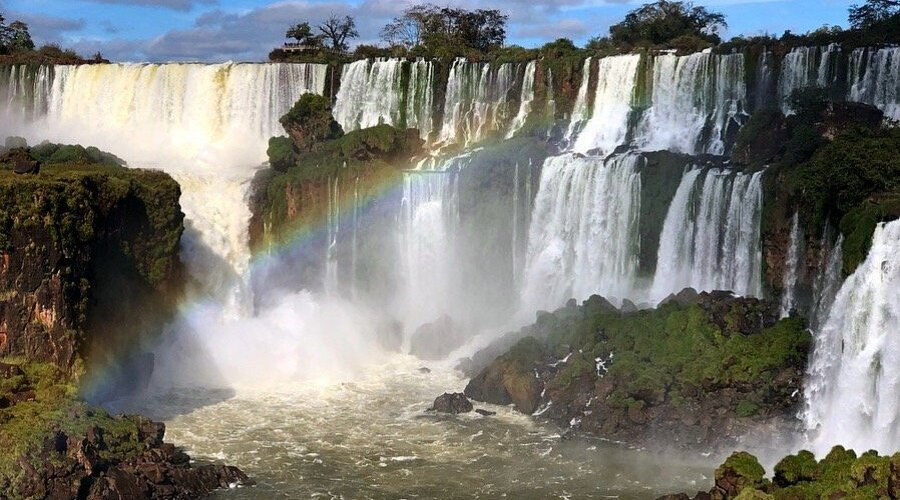
#> input picture cataratas.jpg, 900 x 500 px
$ python imagen6.py
#> lines starting #> are read from the running program, lines starting #| are printed output that depends on the picture
import cv2
import numpy as np

def intercambiar_superior(imgA, imgB):
    h, w, c = imgA.shape

    A = imgA.copy()
    B = imgB.copy()

    A[0:h//2] = imgB[0:h//2]
    B[0:h//2] = imgA[0:h//2]

    return A, B


imgA = cv2.imread("cataratas.jpg")
#> imgA is the input picture: shape (500, 900, 3); mean B, G, R 117.4, 122.8, 122.6
imgB = cv2.imread("lago_nahuel.jpg")
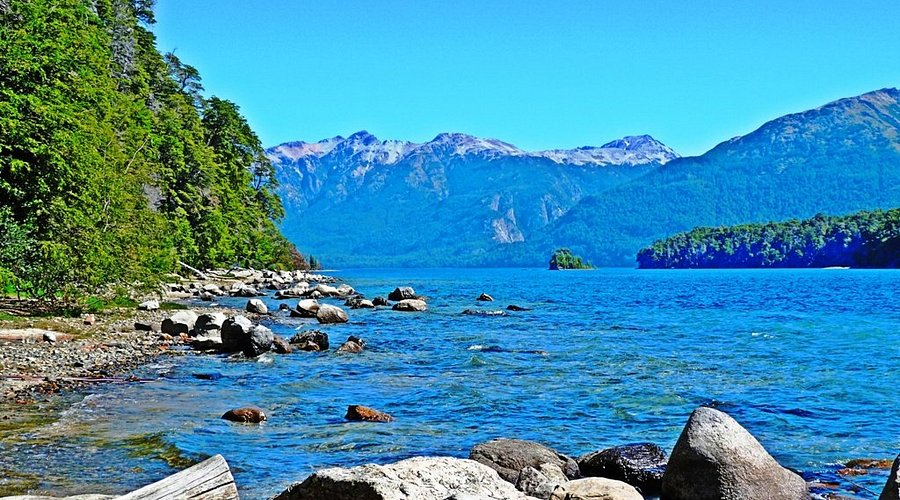
#> input picture lago_nahuel.jpg, 900 x 500 px
#> imgB is the input picture: shape (500, 900, 3); mean B, G, R 173, 142.4, 64.2
resA, resB = intercambiar_superior(imgA, imgB)
#> in intercambiar_superior, `A[0:h//2] = imgB[0:h//2]`:
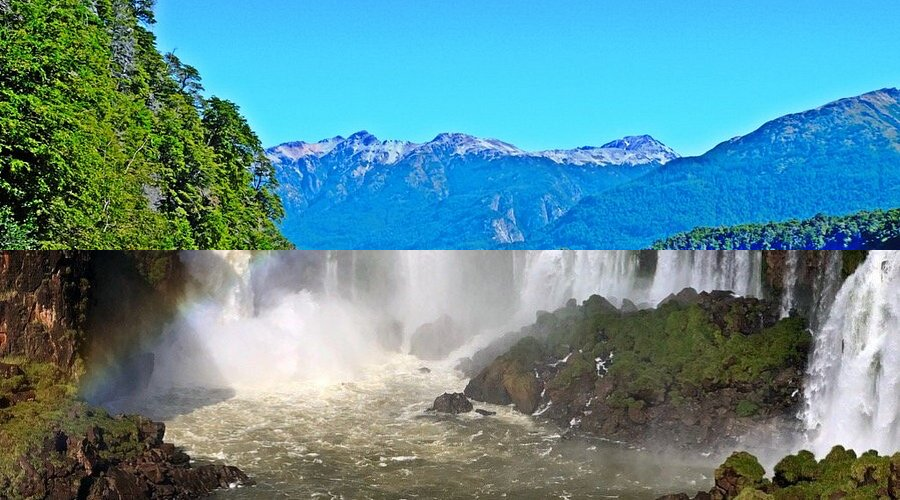
#> A: shape (500, 900, 3); mean B, G, R 148.3, 140.3, 93.7
#> in intercambiar_superior, `B[0:h//2] = imgA[0:h//2]`:
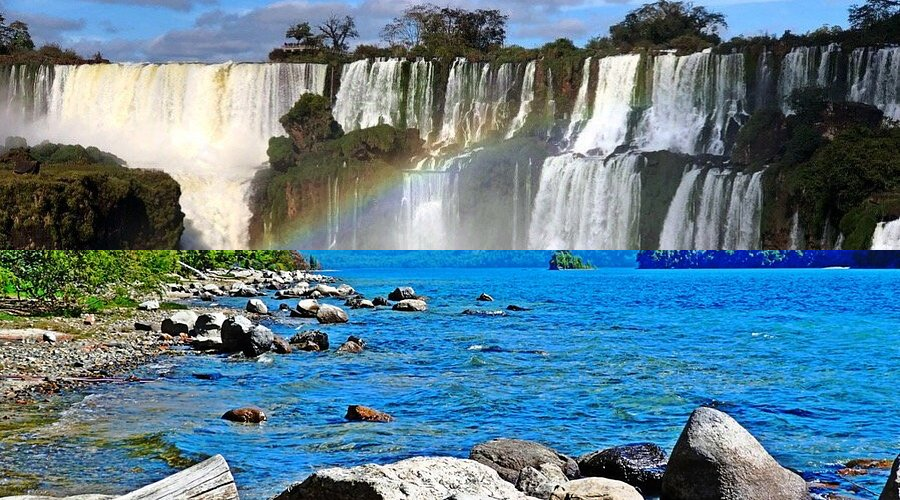
#> B: shape (500, 900, 3); mean B, G, R 142.1, 124.9, 93.1


cv2.imshow("Original A", imgA)
cv2.imshow("Original B", imgB)
cv2.imshow("A", resA)
cv2.imshow("B", resB)
cv2.waitKey(0)
cv2.destroyAllWindows()

# Martu: Bien!! Este sería ele ejercicio 5...
